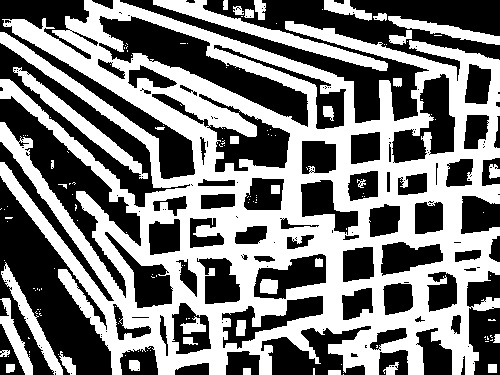
#> input picture binary_first1111.jpg, 500 x 375 px
$ python fiil_image.py
#> lines starting #> are read from the running program, lines starting #| are printed output that depends on the picture; after the words box and inside, x2 and y2 are one past the last pixel; in counts of white or black regions, pixels touching at a corner belong together
# _*_ coding: utf-8 _*_
__author__ = 'LelandYan'
__date__ = '2019/5/15 21:46'


import numpy as np
import cv2
import random

# [52 lines of commented-out code are left out]


im_in = cv2.imread("binary_first1111.jpg", cv2.IMREAD_GRAYSCALE)
#> im_in is the input picture: shape (375, 500); min 0, max 255, mean 124.4

# Threshold.
# Set values equal to or above 220 to 0.
# Set values below 220 to 255.

th, im_th = cv2.threshold(im_in, 220, 255, cv2.THRESH_BINARY_INV)
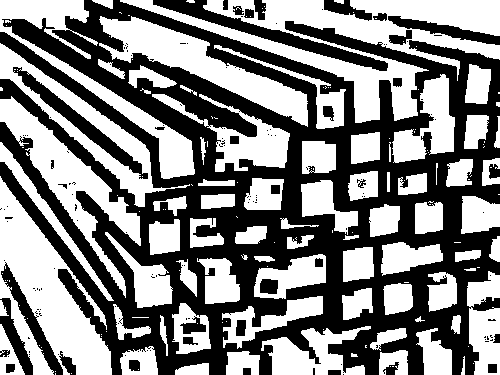
#> im_th: shape (375, 500); 51.2% white; 144 black regions (108 under 20 px), largest, box (x1, y1, x2, y2) and area: (0, 0, 500, 375) 80352, (153, 0, 388, 71) 2670, (13, 67, 148, 179) 1887

# Copy the thresholded image.
im_floodfill = im_th.copy()

# Mask used to flood filling.
# Notice the size needs to be 2 pixels than the image.
h, w = im_th.shape[:2]
#> h = 375; w = 500
mask = np.zeros((h + 2, w + 2), np.uint8)

# Floodfill from point (0, 0)
cv2.floodFill(im_floodfill, mask, (0, 0), 255)
# Display images.
cv2.imwrite("edge_processing11111.jpg",im_floodfill)
# cv2.imshow("Thresholded Image", im_th)
# cv2.imshow("Floodfilled Image", im_floodfill)
# cv2.imshow("Inverted Floodfilled Image", im_floodfill_inv)
cv2.namedWindow('im_floodfill', 0)
cv2.imshow("im_floodfill", im_floodfill)

cv2.waitKey(0)
cv2.destroyAllWindows()
#
# cv2.waitKey(0)

$ run again, with binary_first1.jpg copied over binary_first1111.jpg
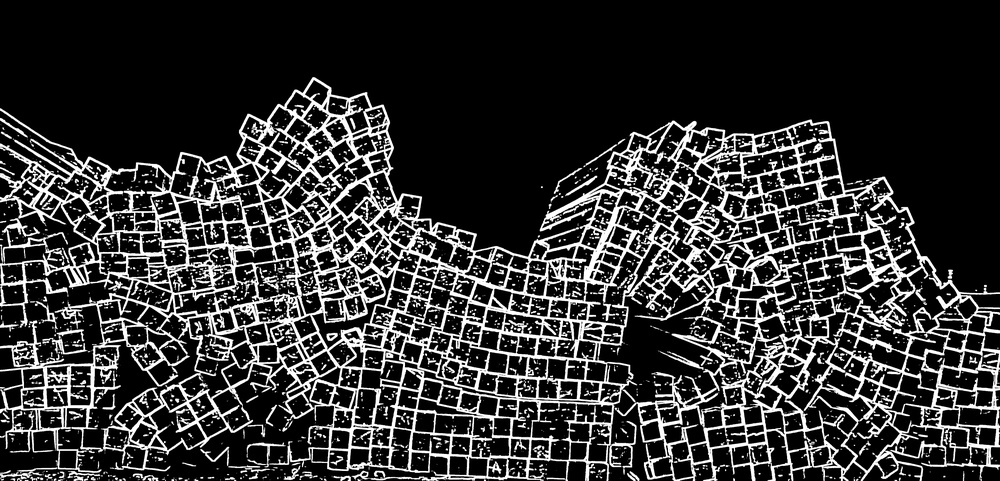
#> input picture binary_first1.jpg, 1000 x 481 px, shrunk from 5758 x 2772 before the run
#> im_in is the input picture: shape (481, 1000); min 0, max 255, mean 51.7
#> `th, im_th = cv2.threshold(im_in, 220, 255, cv2.THRESH_BINARY_INV)`:
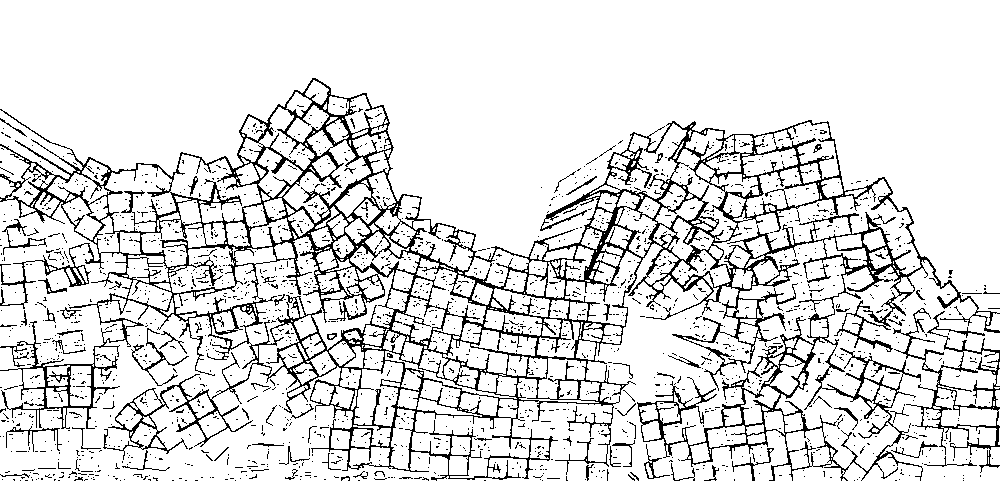
#> im_th: shape (481, 1000); 86.9% white; black in thin lines or dots, all inside (x1, y1, x2, y2) = (0, 78, 1000, 481)

$ run again, with binary_first111.jpg copied over binary_first1111.jpg
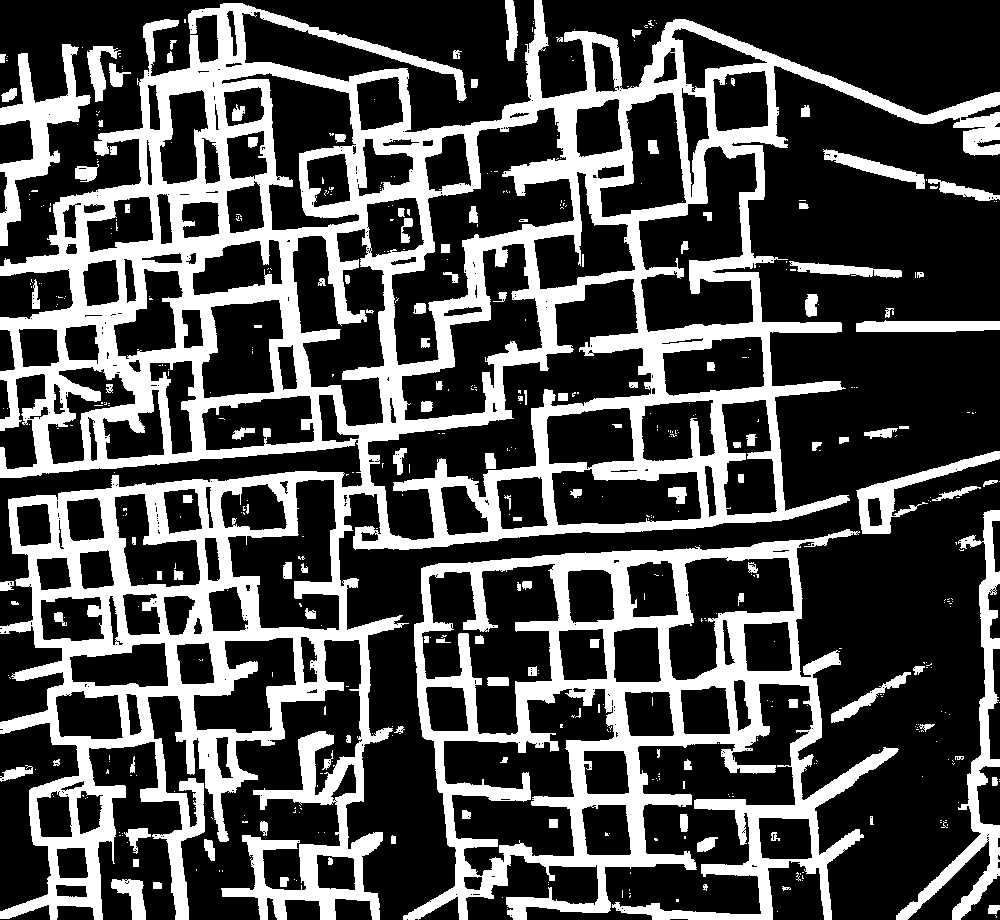
#> input picture binary_first111.jpg, 1000 x 920 px
#> im_in is the input picture: shape (920, 1000); min 0, max 255, mean 77.1
#> `th, im_th = cv2.threshold(im_in, 220, 255, cv2.THRESH_BINARY_INV)`:
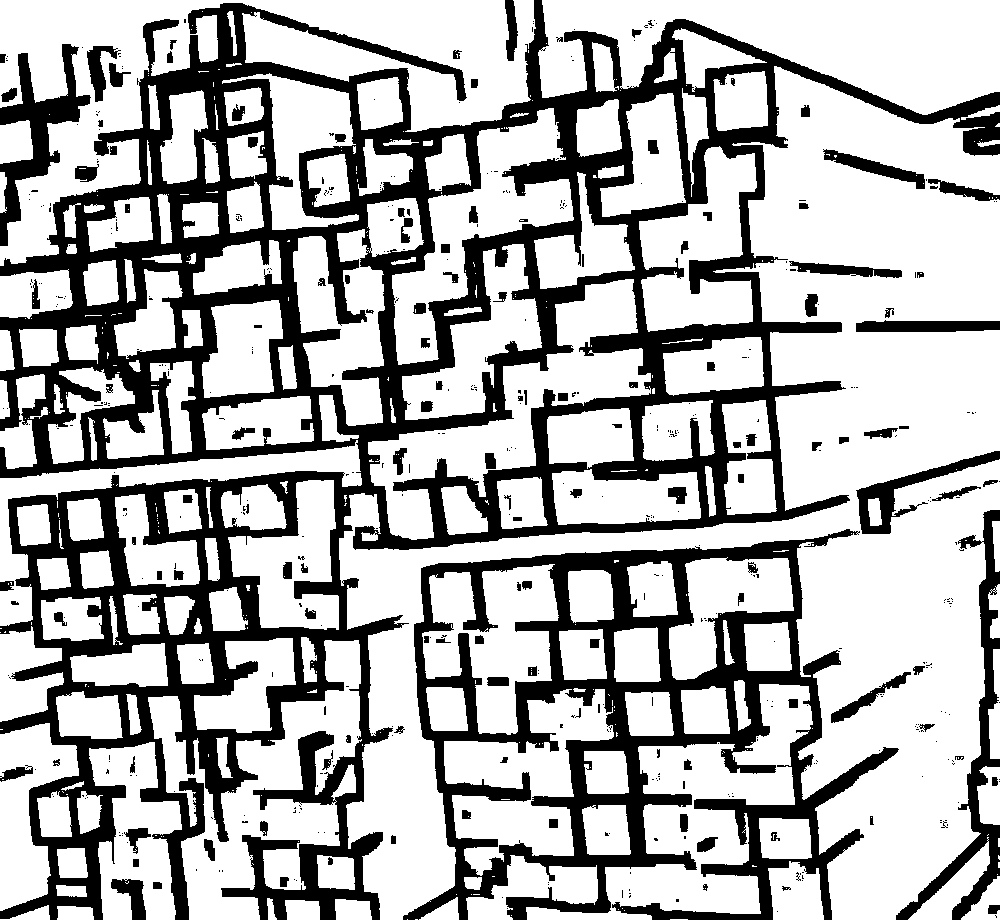
#> im_th: shape (920, 1000); 69.8% white; 516 black regions (384 under 20 px), largest, box (x1, y1, x2, y2) and area: (0, 0, 1000, 920) 193555, (403, 529, 899, 920) 52515, (896, 510, 1000, 920) 6557
